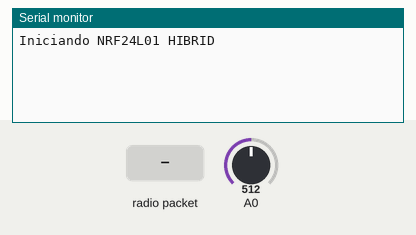
The sketch below on a simulated Arduino Uno, built with avr-gcc and run on an emulated ATmega328P. Parts: the last lines printed to the serial monitor. The test bench sets the inputs (shaded band); at power-on: A0 = 512. No radio packets arrive unless stated.

Above: at 2.2 s.
2.3 s: radio packet "1" arrives
At 2.7 s:
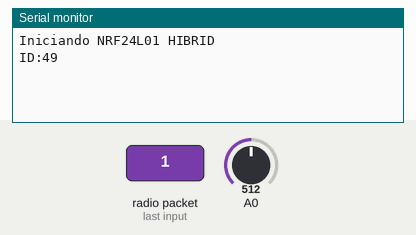
3.8 s: radio packet "0" arrives
At 5.1 s:
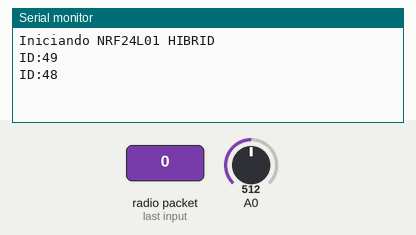

Measured:
- after the input at 2.3 s, the serial monitor: prints a new line at once (image 1)
- after the input at 3.8 s, the serial monitor: prints a new line at once (image 2)

The sketch:

NF25L01_HIBRID.ino
```cpp
#include <SPI.h>
#include "RF24.h"

#define myID 11

RF24 myRadioTX  (9, 10);
RF24 myRadioRX  (7, 8);
byte addresses[][6] = {"0"};

struct package
{
  int id = myID;
  int Status = 1;
  int ping = 0;
  float value = 18.3;
  char  text[100] = "From ID.10\n";
};
typedef struct package Package;
Package dataTX;
Package dataRX;
int aux;


void setup()
{
  Serial.begin(115200);
  Serial.println("Iniciando NRF24L01 HIBRID");

  myRadioTX.begin();
  myRadioTX.setChannel(115);
  myRadioTX.setPALevel(RF24_PA_MAX);
  myRadioTX.setDataRate( RF24_250KBPS ) ;
  myRadioTX.openWritingPipe( addresses[0]);

  myRadioRX.begin();
  myRadioRX.setChannel(115);
  myRadioRX.setPALevel(RF24_PA_MAX);
  myRadioRX.setDataRate( RF24_250KBPS ) ;
  myRadioRX.openReadingPipe(1, addresses[0]);
  myRadioRX.startListening();
  delay(1000);
}

void loop(){
    myRadioTX.write(&dataTX, sizeof(dataTX));
    if (dataTX.Status == 0){
      dataTX.Status = 1;
    }else{
      dataTX.Status = 0;
    }
  dataTX.value = analogRead(0);
  delay(20);
  if ( myRadioRX.available()) {
    while (myRadioRX.available())
      {
        myRadioRX.read( &dataRX, sizeof(dataRX) );
      }
    if (dataRX.id != myID){
      Serial.print("\ID:");
      Serial.println(dataRX.id);
//      Serial.print("Status: ");
//      Serial.println(dataRX.Status);
//      Serial.print("PING: ");
//      Serial.println(dataRX.ping);
//      Serial.println(dataRX.value);
//      Serial.println(dataRX.text);
      }
    }
  delay(20);
}
```
